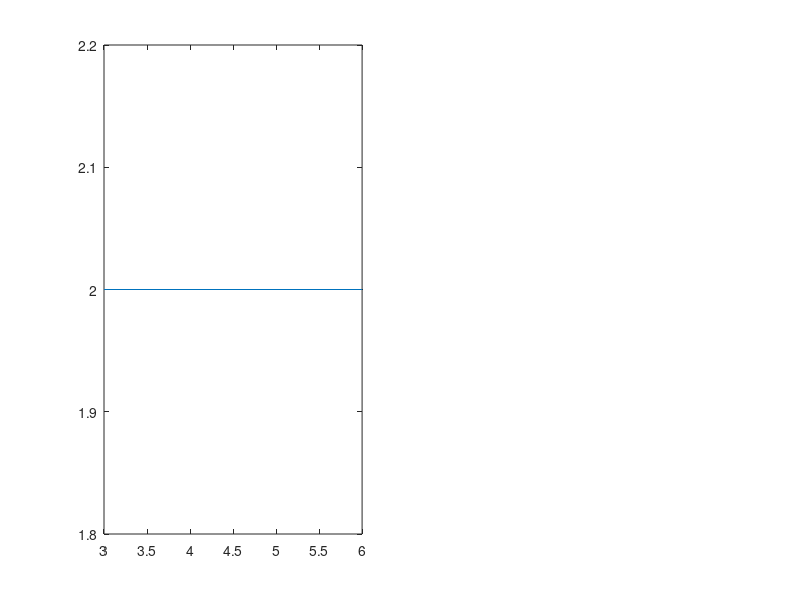

Here is the MATLAB script that generated this plot:
x1 = [0 1];
y1 = [0 1];


x2 = [1 2];
y2 = [1 1];
%l2 = [x2,y2];

x3 = [2 3];
y3 = [1 0];
%l3 = (x3,y3);

subplot(121);
plot(x1+x2+x3,y1+y2+y3);

